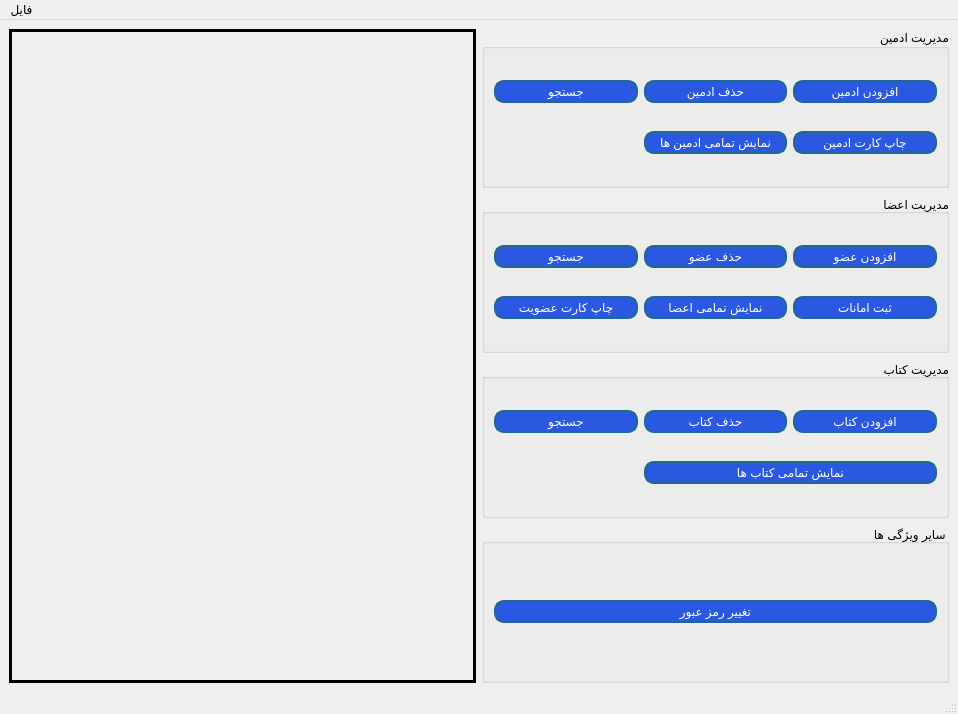
<?xml version="1.0" encoding="UTF-8"?>
<ui version="4.0">
 <class>LibraryManager</class>
 <widget class="QMainWindow" name="LibraryManager">
  <property name="geometry">
   <rect>
    <x>0</x>
    <y>0</y>
    <width>958</width>
    <height>714</height>
   </rect>
  </property>
  <property name="windowTitle">
   <string>پنل مدیر</string>
  </property>
  <property name="windowIcon">
   <iconset resource="resources.qrc">
    <normaloff>:/img/images/login.png</normaloff>:/img/images/login.png</iconset>
  </property>
  <property name="styleSheet">
   <string notr="true">
QLineEdit{
	border : 1px solid #b0bfae;
	border-radius : 5px;
	background-color : #ebe8e8;
}

QPushButton{
	border-radius: 10px;
	padding : 2px 5px;
	background :#2b58e0;
	border : 2px solid #21698a;
	color : white;

}
QPushButton:hover {
	background-color : #75a0eb ;
}
QToolButton
{
border-radius:10px;
background:red;
color:white;
}
</string>
  </property>
  <widget class="QWidget" name="centralwidget">
   <layout class="QHBoxLayout" name="horizontalLayout">
    <item>
     <widget class="QLabel" name="label">
      <property name="frameShape">
       <enum>QFrame::Box</enum>
      </property>
      <property name="lineWidth">
       <number>3</number>
      </property>
      <property name="text">
       <string/>
      </property>
      <property name="pixmap">
       <pixmap resource="resources.qrc">:/img/images/managerBack.jpg</pixmap>
      </property>
      <property name="scaledContents">
       <bool>true</bool>
      </property>
      <property name="margin">
       <number>4</number>
      </property>
      <property name="indent">
       <number>3</number>
      </property>
     </widget>
    </item>
    <item>
     <layout class="QVBoxLayout" name="verticalLayout">
      <item>
       <widget class="QGroupBox" name="groupBox">
        <property name="cursor">
         <cursorShape>PointingHandCursor</cursorShape>
        </property>
        <property name="layoutDirection">
         <enum>Qt::RightToLeft</enum>
        </property>
        <property name="title">
         <string>مدیریت ادمین </string>
        </property>
        <layout class="QGridLayout" name="gridLayout">
         <item row="1" column="1">
          <widget class="QPushButton" name="deleteAdmin">
           <property name="text">
            <string>حذف ادمین</string>
           </property>
          </widget>
         </item>
         <item row="1" column="2">
          <widget class="QPushButton" name="searchAdmin">
           <property name="text">
            <string>جستجو</string>
           </property>
          </widget>
         </item>
         <item row="1" column="0">
          <widget class="QPushButton" name="addAdmin">
           <property name="text">
            <string>افزودن ادمین</string>
           </property>
          </widget>
         </item>
         <item row="2" column="0">
          <widget class="QPushButton" name="printAdminCard">
           <property name="text">
            <string>چاپ کارت ادمین</string>
           </property>
          </widget>
         </item>
         <item row="2" column="1">
          <widget class="QPushButton" name="showAllAdmin">
           <property name="text">
            <string>نمایش تمامی ادمین ها</string>
           </property>
          </widget>
         </item>
        </layout>
       </widget>
      </item>
      <item>
       <widget class="QGroupBox" name="groupBox_2">
        <property name="title">
         <string>مدیریت اعضا</string>
        </property>
        <property name="alignment">
         <set>Qt::AlignRight|Qt::AlignTrailing|Qt::AlignVCenter</set>
        </property>
        <layout class="QGridLayout" name="gridLayout_2">
         <item row="0" column="1">
          <widget class="QPushButton" name="deleteMember">
           <property name="text">
            <string>حذف عضو</string>
           </property>
          </widget>
         </item>
         <item row="1" column="0">
          <widget class="QPushButton" name="printLibraryCard">
           <property name="text">
            <string>چاپ کارت عضویت</string>
           </property>
          </widget>
         </item>
         <item row="0" column="0">
          <widget class="QPushButton" name="searchMember">
           <property name="text">
            <string>جستجو</string>
           </property>
          </widget>
         </item>
         <item row="1" column="1">
          <widget class="QPushButton" name="showAllMember">
           <property name="text">
            <string>نمایش تمامی اعضا</string>
           </property>
          </widget>
         </item>
         <item row="1" column="2">
          <widget class="QPushButton" name="borrowingBook">
           <property name="text">
            <string>ثبت امانات</string>
           </property>
          </widget>
         </item>
         <item row="0" column="2">
          <widget class="QPushButton" name="addMember">
           <property name="cursor">
            <cursorShape>PointingHandCursor</cursorShape>
           </property>
           <property name="text">
            <string>افزودن عضو</string>
           </property>
          </widget>
         </item>
        </layout>
       </widget>
      </item>
      <item>
       <widget class="QGroupBox" name="groupBox_3">
        <property name="cursor">
         <cursorShape>PointingHandCursor</cursorShape>
        </property>
        <property name="layoutDirection">
         <enum>Qt::LeftToRight</enum>
        </property>
        <property name="title">
         <string>مدیریت کتاب</string>
        </property>
        <property name="alignment">
         <set>Qt::AlignRight|Qt::AlignTrailing|Qt::AlignVCenter</set>
        </property>
        <layout class="QGridLayout" name="gridLayout_3">
         <item row="0" column="0">
          <widget class="QPushButton" name="searchBook">
           <property name="text">
            <string>جستجو</string>
           </property>
          </widget>
         </item>
         <item row="0" column="1">
          <widget class="QPushButton" name="deleteBook">
           <property name="text">
            <string>حذف کتاب</string>
           </property>
          </widget>
         </item>
         <item row="0" column="2">
          <widget class="QPushButton" name="addBook">
           <property name="text">
            <string>افزودن کتاب</string>
           </property>
          </widget>
         </item>
         <item row="1" column="1" colspan="2">
          <widget class="QPushButton" name="showAllBook">
           <property name="text">
            <string>نمایش تمامی کتاب ها</string>
           </property>
          </widget>
         </item>
        </layout>
       </widget>
      </item>
      <item>
       <widget class="QGroupBox" name="groupBox_4">
        <property name="cursor">
         <cursorShape>PointingHandCursor</cursorShape>
        </property>
        <property name="title">
         <string>سایر ویژگی ها </string>
        </property>
        <property name="alignment">
         <set>Qt::AlignRight|Qt::AlignTrailing|Qt::AlignVCenter</set>
        </property>
        <layout class="QGridLayout" name="gridLayout_4">
         <item row="0" column="0">
          <widget class="QPushButton" name="changePassword">
           <property name="text">
            <string>تغییر رمز عبور</string>
           </property>
          </widget>
         </item>
        </layout>
       </widget>
      </item>
     </layout>
    </item>
   </layout>
  </widget>
  <widget class="QMenuBar" name="menubar">
   <property name="geometry">
    <rect>
     <x>0</x>
     <y>0</y>
     <width>958</width>
     <height>21</height>
    </rect>
   </property>
   <widget class="QMenu" name="menu">
    <property name="title">
     <string>فایل</string>
    </property>
    <addaction name="separator"/>
    <addaction name="action_3"/>
    <addaction name="action_4"/>
   </widget>
   <addaction name="menu"/>
  </widget>
  <widget class="QStatusBar" name="statusbar"/>
  <action name="action_3">
   <property name="text">
    <string>خروج از حساب کاربری</string>
   </property>
  </action>
  <action name="action_4">
   <property name="text">
    <string>خروج از برنامه</string>
   </property>
  </action>
 </widget>
 <resources>
  <include location="resources.qrc"/>
 </resources>
 <connections>
  <connection>
   <sender>action_4</sender>
   <signal>triggered()</signal>
   <receiver>LibraryManager</receiver>
   <slot>close()</slot>
   <hints>
    <hint type="sourcelabel">
     <x>-1</x>
     <y>-1</y>
    </hint>
    <hint type="destinationlabel">
     <x>478</x>
     <y>356</y>
    </hint>
   </hints>
  </connection>
 </connections>
</ui>
